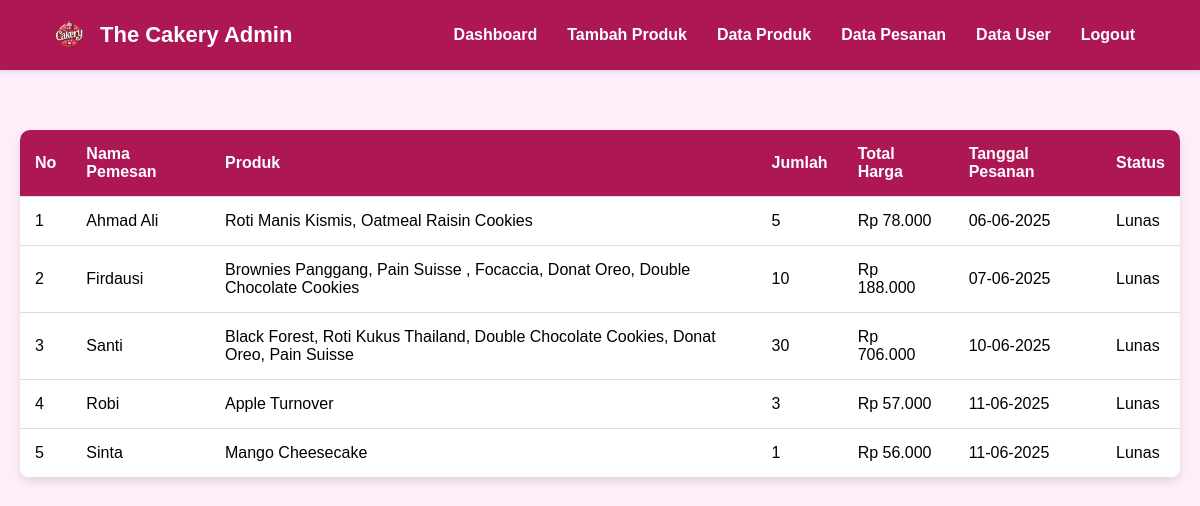
/admin/admin_pesanan.php, run on the app's committed database.
### tables this page shows
CREATE TABLE `tb_pesanan` (
  `id_pesanan` varchar(10) NOT NULL,
  `no_antrian` int(11) NOT NULL,
  `nama_pelanggan` varchar(50) NOT NULL,
  `nama_produk` varchar(255) NOT NULL,
  `jumlah` int(11) NOT NULL,
  `total_harga` decimal(10,0) NOT NULL,
  `metode_pembayaran` varchar(50) NOT NULL,
  `status_pesanan` enum('Pending','Lunas') NOT NULL,
  `tanggal_pemesanan` datetime(6) NOT NULL
);

### admin/admin_pesanan.php (the view, shortened to what this page needs)
<?php
include 'koneksi.php';
?>
<!DOCTYPE html>
<html lang="id">
<head>
    <link rel="stylesheet" href="https://cdnjs.cloudflare.com/ajax/libs/font-awesome/6.5.0/css/all.min.css">
</head>
<body>
<?php include 'navmenu.php'; ?>
<div style="margin-top: 30px;">
    <table>
        <thead>
            <tr>
                <th>No</th>
                <th>Nama Pemesan</th>
                <th>Produk</th>
                <th>Jumlah</th>
                <th>Total Harga</th>
                <th>Tanggal Pesanan</th>
                <th>Status</th>
            </tr>
        </thead>
        <tbody>
            <?php
            $query = "SELECT * FROM tb_pesanan";
            $result = mysqli_query($koneksi, $query);
            $no = 1;
            if (mysqli_num_rows($result) > 0) {
                while ($data = mysqli_fetch_assoc($result)) {
                    echo "<tr>";
                    echo "<td>".$no++."</td>";
                    echo "<td>".htmlspecialchars($data['nama_pelanggan'])."</td>";
                    echo "<td>".htmlspecialchars($data['nama_produk'])."</td>";
                    echo "<td>".htmlspecialchars($data['jumlah'])."</td>";
                    echo "<td>Rp ".number_format($data['total_harga'], 0, ',', '.')."</td>";
                    echo "<td>".htmlspecialchars(date('d-m-Y', strtotime($data['tanggal_pemesanan'])))."</td>";
                    echo "<td>".htmlspecialchars($data['status_pesanan'])."</td>";
                    echo "</tr>";
                }
            } else {
                echo "<tr><td colspan='7' style='text-align:center;'>Belum ada pesanan</td></tr>";
            }
            ?>
        </tbody>
    </table>
</div>
</body>
</html>

### admin/admin_pesanan.php (style rules this page uses)
* { margin: 0; padding: 0; box-sizing: border-box; font-family: 'Arial', sans-serif; }
body { background-color: #FFEDFA; padding: 100px 20px 20px; }
table { width: 100%; border-collapse: collapse; background: white; margin-top: 30px; box-shadow: 0 4px 8px rgba(0,0,0,0.1); border-radius: 10px; overflow: hidden; }
th, td { padding: 15px; text-align: left; border-bottom: 1px solid #ddd; }
th { background-color: #AC1754; color: white; }

### admin/navmenu.php (style rules this page uses)
* { margin: 0; padding: 0; box-sizing: border-box; font-family: 'Arial', sans-serif; }
body { background-color: #FFEDFA; padding: 100px 20px 20px; }

### data on the page
tb_pesanan: nama_pelanggan "Ahmad Ali", nama_produk "Roti Manis Kismis, Oatmeal Raisin Cookies", jumlah "5", total_harga "78.000", tanggal_pemesanan "06-06-2025", status_pesanan "Lunas"
tb_pesanan: nama_pelanggan "Firdausi", nama_produk "Brownies Panggang, Pain Suisse , Focaccia, Donat Oreo, Double Chocolate Cookies", jumlah "10", total_harga "188.000", tanggal_pemesanan "07-06-2025", status_pesanan "Lunas"
tb_pesanan: nama_pelanggan "Santi", nama_produk "Black Forest, Roti Kukus Thailand, Double Chocolate Cookies, Donat Oreo, Pain Suisse", jumlah "30", total_harga "706.000", tanggal_pemesanan "10-06-2025", status_pesanan "Lunas"
tb_pesanan: nama_pelanggan "Robi", nama_produk "Apple Turnover", jumlah "3", total_harga "57.000", tanggal_pemesanan "11-06-2025", status_pesanan "Lunas"
tb_pesanan: nama_pelanggan "Sinta", nama_produk "Mango Cheesecake", jumlah "1", total_harga "56.000", tanggal_pemesanan "11-06-2025", status_pesanan "Lunas"
